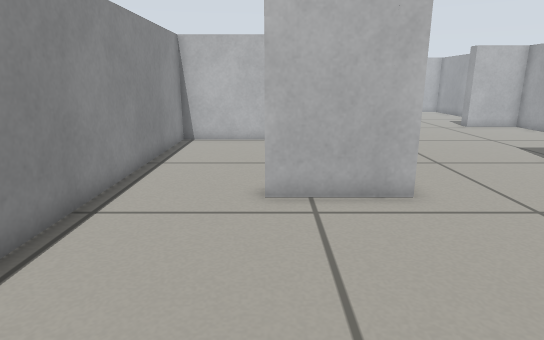
view 1 (above)

16 first-person views from a walk through a world built for the Gazebo simulator. The camera is 0.57 m above the floor, tilts 14° down and sees 75° across. The floor is counted in squares, 0.2 m on a side. Each view is taken from the middle of a square. On the plan, view 1 faces up. The plan holds only what a view shows up to about 20 squares ahead; the rest is blank.

view 2
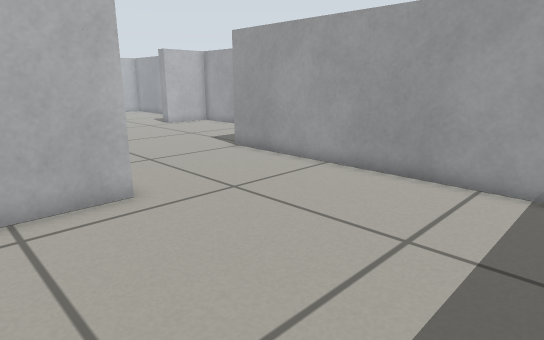

view 3
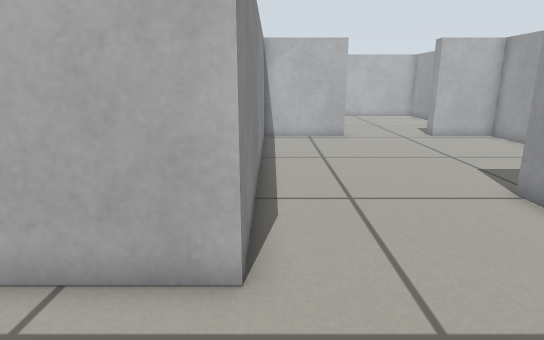

view 4
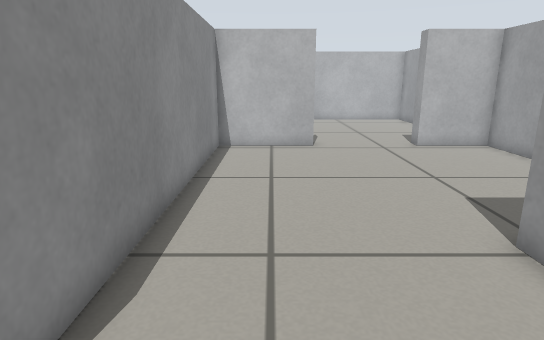

view 5
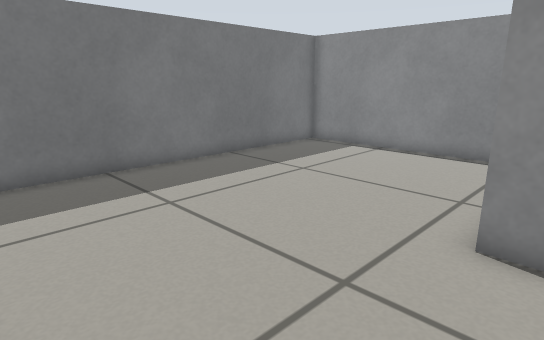

view 6
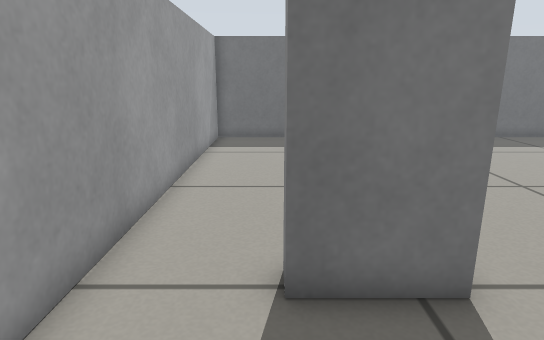

view 7
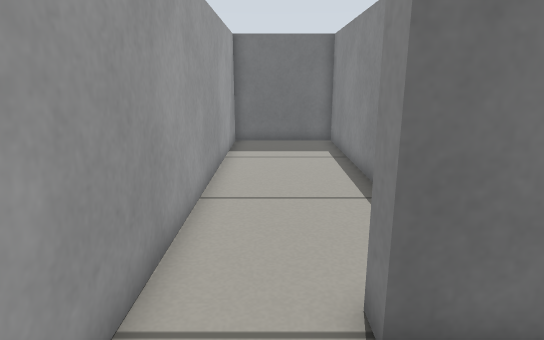

view 8
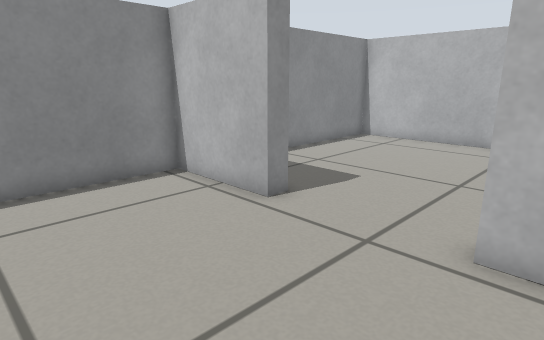

view 9
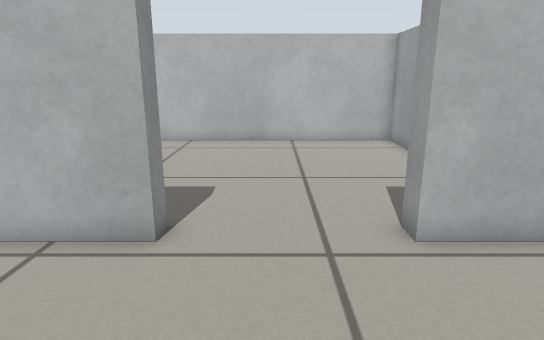

view 10
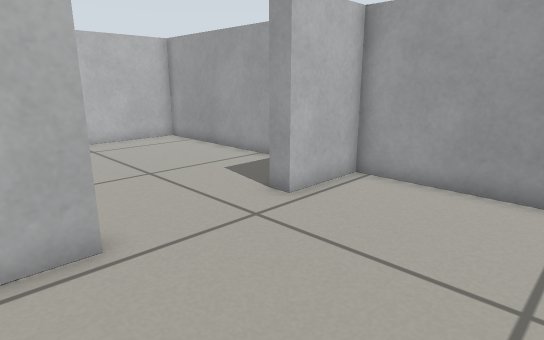

view 11
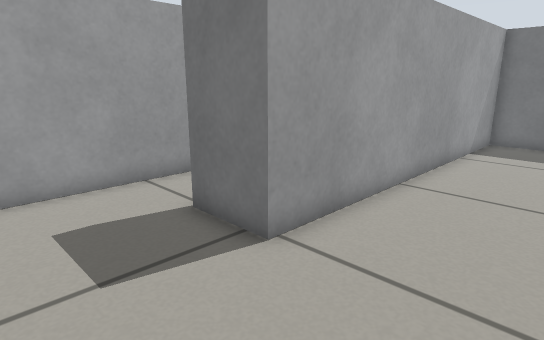

view 12
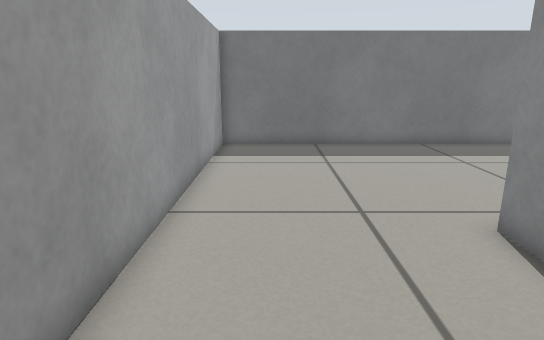

view 13
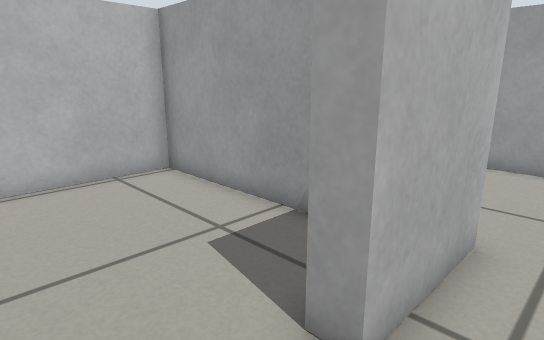

view 14
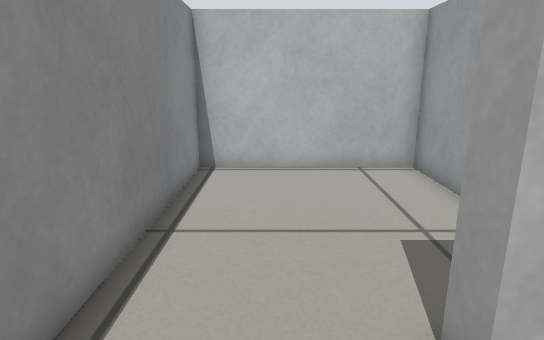

view 15
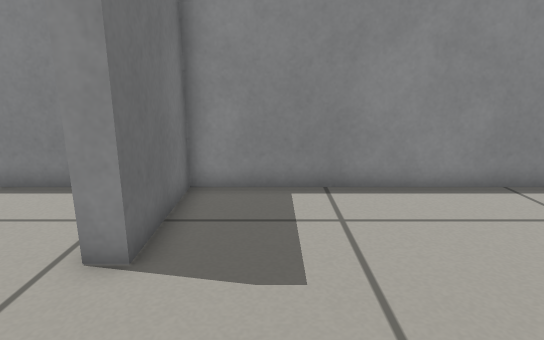

view 16
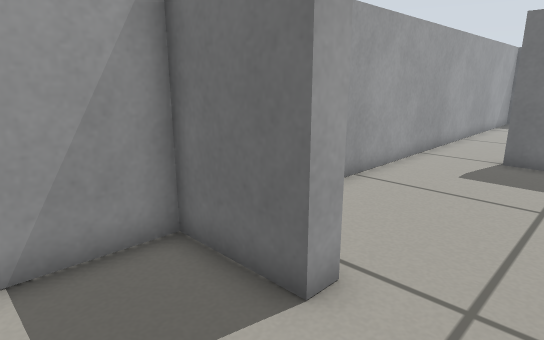

### Floor plan
Ten units are one square. View 1 is at (0, 0); x grows to the right and y downward. Boxes are objects, and circles mark ways between rooms. Rooms are numbered by the first view taken in them; rooms with no view inside come last. Other rooms are left out.
<svg viewBox="-50 -350 213 370">
<path fill="none" stroke="#000" d="M111 -61 111 15 158 15 158 -230 126 -230M-45 -94 -45 15 103 15 103 -128 128 -128 128 -120M79 -230 36 -230 36 -85 -2 -85 -2 -94M126 -230 126 -237 158 -237 158 -345 36 -345 36 -237 79 -237 79 -230M28 -116 28 -178 -45 -178 -45 -94"/>
<circle cx="100" cy="-235" r="3" fill="#2a7"/>
<circle cx="-25" cy="-90" r="3" fill="#2a7"/>
<text x="70" y="-90">1</text>
<text x="100" y="-290">2</text>
<text x="-10" y="-140">3</text>
</svg>
Room 1 opens to room 2. Room 1 opens to room 3.

Where each view was taken, in squares from view 1:
view 1: 0 up, 0 right, facing up
view 2: 0 up, 0 right, facing up-right
view 3: 4 up, 4 right, facing up
view 4: 7 up, 6 right, facing up
view 5: 10 up, 10 right, facing down-left
view 6: 17 up, 13 right, facing down
view 7: 16 up, 14 right, facing down
view 8: 17 up, 14 right, facing up-left
view 9: 17 up, 10 right, facing up
view 10: 17 up, 6 right, facing up-right
view 11: 17 up, 6 right, facing down-right
view 12: 15 up, 8 right, facing down
view 13: 7 up, 3 left, facing up-right
view 14: 6 up, 2 left, facing up
view 15: 26 up, 13 right, facing left
view 16: 27 up, 10 right, facing down-right
